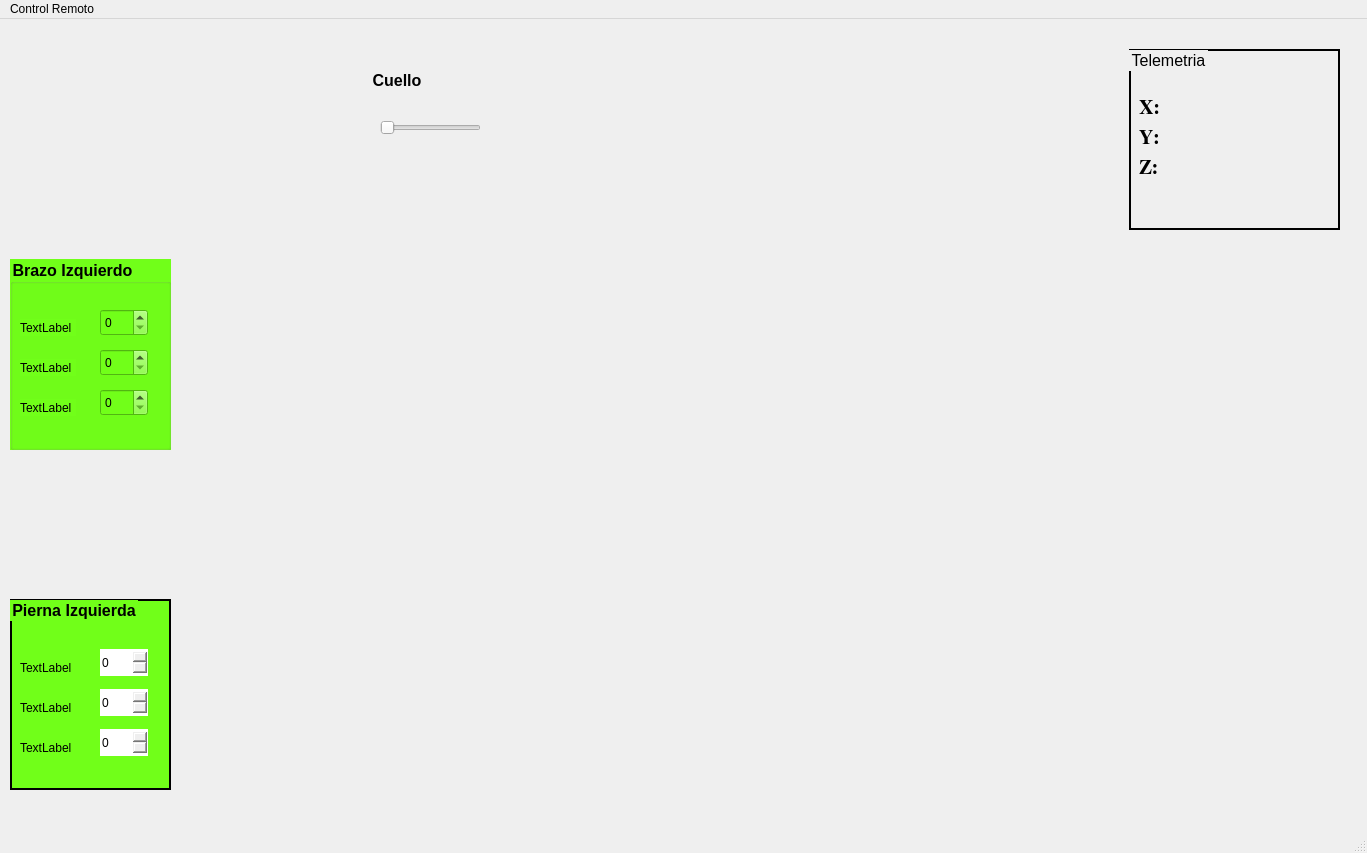
<?xml version="1.0" encoding="UTF-8"?>
<ui version="4.0">
 <class>MainWindow</class>
 <widget class="QMainWindow" name="MainWindow">
  <property name="geometry">
   <rect>
    <x>0</x>
    <y>0</y>
    <width>1367</width>
    <height>853</height>
   </rect>
  </property>
  <property name="windowTitle">
   <string>MainWindow</string>
  </property>
  <widget class="QWidget" name="centralwidget">
   <widget class="QGroupBox" name="groupBox">
    <property name="geometry">
     <rect>
      <x>1129</x>
      <y>30</y>
      <width>211</width>
      <height>181</height>
     </rect>
    </property>
    <property name="font">
     <font>
      <pointsize>12</pointsize>
     </font>
    </property>
    <property name="autoFillBackground">
     <bool>false</bool>
    </property>
    <property name="styleSheet">
     <string notr="true">border:2px solid rgb(0,0,0);</string>
    </property>
    <property name="title">
     <string>Telemetria</string>
    </property>
    <widget class="QLabel" name="label">
     <property name="geometry">
      <rect>
       <x>10</x>
       <y>50</y>
       <width>56</width>
       <height>17</height>
      </rect>
     </property>
     <property name="font">
      <font>
       <family>FreeSerif</family>
       <pointsize>15</pointsize>
       <weight>75</weight>
       <bold>true</bold>
      </font>
     </property>
     <property name="styleSheet">
      <string notr="true">border:none;</string>
     </property>
     <property name="text">
      <string>X:</string>
     </property>
    </widget>
    <widget class="QLabel" name="label_2">
     <property name="geometry">
      <rect>
       <x>10</x>
       <y>80</y>
       <width>56</width>
       <height>17</height>
      </rect>
     </property>
     <property name="font">
      <font>
       <family>FreeSerif</family>
       <pointsize>15</pointsize>
       <weight>75</weight>
       <bold>true</bold>
      </font>
     </property>
     <property name="styleSheet">
      <string notr="true">border:none;</string>
     </property>
     <property name="text">
      <string>Y:</string>
     </property>
    </widget>
    <widget class="QLabel" name="label_3">
     <property name="geometry">
      <rect>
       <x>10</x>
       <y>110</y>
       <width>56</width>
       <height>17</height>
      </rect>
     </property>
     <property name="font">
      <font>
       <family>FreeSerif</family>
       <pointsize>15</pointsize>
       <weight>75</weight>
       <bold>true</bold>
      </font>
     </property>
     <property name="styleSheet">
      <string notr="true">border:none;</string>
     </property>
     <property name="text">
      <string>Z:</string>
     </property>
    </widget>
   </widget>
   <widget class="QGroupBox" name="groupBox_2">
    <property name="geometry">
     <rect>
      <x>370</x>
      <y>50</y>
      <width>120</width>
      <height>80</height>
     </rect>
    </property>
    <property name="font">
     <font>
      <pointsize>12</pointsize>
      <weight>75</weight>
      <bold>true</bold>
     </font>
    </property>
    <property name="styleSheet">
     <string notr="true">border:solid #000000 2px;
border-color: qlineargradient(spread:pad, x1:0, y1:0, x2:1, y2:0, stop:0 rgba(0, 0, 0, 255), stop:1 rgba(255, 255, 255, 255));</string>
    </property>
    <property name="title">
     <string>Cuello</string>
    </property>
    <widget class="QSlider" name="horizontalSlider">
     <property name="geometry">
      <rect>
       <x>10</x>
       <y>50</y>
       <width>101</width>
       <height>18</height>
      </rect>
     </property>
     <property name="orientation">
      <enum>Qt::Horizontal</enum>
     </property>
    </widget>
   </widget>
   <widget class="QGroupBox" name="groupBox_3">
    <property name="geometry">
     <rect>
      <x>10</x>
      <y>240</y>
      <width>161</width>
      <height>191</height>
     </rect>
    </property>
    <property name="font">
     <font>
      <pointsize>12</pointsize>
      <weight>75</weight>
      <bold>true</bold>
     </font>
    </property>
    <property name="styleSheet">
     <string notr="true">background-color: rgb(113, 255, 25);</string>
    </property>
    <property name="title">
     <string>Brazo Izquierdo</string>
    </property>
    <widget class="QSpinBox" name="spinBox">
     <property name="geometry">
      <rect>
       <x>90</x>
       <y>50</y>
       <width>48</width>
       <height>27</height>
      </rect>
     </property>
    </widget>
    <widget class="QSpinBox" name="spinBox_2">
     <property name="geometry">
      <rect>
       <x>90</x>
       <y>90</y>
       <width>48</width>
       <height>27</height>
      </rect>
     </property>
    </widget>
    <widget class="QSpinBox" name="spinBox_3">
     <property name="geometry">
      <rect>
       <x>90</x>
       <y>130</y>
       <width>48</width>
       <height>27</height>
      </rect>
     </property>
    </widget>
    <widget class="QLabel" name="label_4">
     <property name="geometry">
      <rect>
       <x>10</x>
       <y>60</y>
       <width>56</width>
       <height>17</height>
      </rect>
     </property>
     <property name="text">
      <string>TextLabel</string>
     </property>
    </widget>
    <widget class="QLabel" name="label_5">
     <property name="geometry">
      <rect>
       <x>10</x>
       <y>100</y>
       <width>56</width>
       <height>17</height>
      </rect>
     </property>
     <property name="text">
      <string>TextLabel</string>
     </property>
    </widget>
    <widget class="QLabel" name="label_6">
     <property name="geometry">
      <rect>
       <x>10</x>
       <y>140</y>
       <width>56</width>
       <height>17</height>
      </rect>
     </property>
     <property name="text">
      <string>TextLabel</string>
     </property>
    </widget>
   </widget>
   <widget class="QGroupBox" name="groupBox_4">
    <property name="geometry">
     <rect>
      <x>10</x>
      <y>580</y>
      <width>161</width>
      <height>191</height>
     </rect>
    </property>
    <property name="font">
     <font>
      <pointsize>12</pointsize>
      <weight>75</weight>
      <bold>true</bold>
     </font>
    </property>
    <property name="styleSheet">
     <string notr="true">border:2px solid rgb(0,0,0);
background-color: rgb(113, 255, 25);</string>
    </property>
    <property name="title">
     <string>Pierna Izquierda</string>
    </property>
    <widget class="QLabel" name="label_7">
     <property name="geometry">
      <rect>
       <x>10</x>
       <y>60</y>
       <width>56</width>
       <height>17</height>
      </rect>
     </property>
     <property name="styleSheet">
      <string notr="true">border:none;</string>
     </property>
     <property name="text">
      <string>TextLabel</string>
     </property>
    </widget>
    <widget class="QLabel" name="label_8">
     <property name="geometry">
      <rect>
       <x>10</x>
       <y>100</y>
       <width>56</width>
       <height>17</height>
      </rect>
     </property>
     <property name="styleSheet">
      <string notr="true">border:none;</string>
     </property>
     <property name="text">
      <string>TextLabel</string>
     </property>
    </widget>
    <widget class="QLabel" name="label_9">
     <property name="geometry">
      <rect>
       <x>10</x>
       <y>140</y>
       <width>56</width>
       <height>17</height>
      </rect>
     </property>
     <property name="styleSheet">
      <string notr="true">border:none</string>
     </property>
     <property name="text">
      <string>TextLabel</string>
     </property>
    </widget>
    <widget class="QSpinBox" name="spinBox_4">
     <property name="geometry">
      <rect>
       <x>90</x>
       <y>50</y>
       <width>48</width>
       <height>27</height>
      </rect>
     </property>
     <property name="styleSheet">
      <string notr="true">border:none;
background:none;</string>
     </property>
    </widget>
    <widget class="QSpinBox" name="spinBox_5">
     <property name="geometry">
      <rect>
       <x>90</x>
       <y>90</y>
       <width>48</width>
       <height>27</height>
      </rect>
     </property>
     <property name="styleSheet">
      <string notr="true">background:none;
border:none</string>
     </property>
    </widget>
    <widget class="QSpinBox" name="spinBox_6">
     <property name="geometry">
      <rect>
       <x>90</x>
       <y>130</y>
       <width>48</width>
       <height>27</height>
      </rect>
     </property>
     <property name="styleSheet">
      <string notr="true">border:none;
background:none;</string>
     </property>
    </widget>
   </widget>
  </widget>
  <widget class="QMenuBar" name="menubar">
   <property name="geometry">
    <rect>
     <x>0</x>
     <y>0</y>
     <width>1367</width>
     <height>27</height>
    </rect>
   </property>
   <widget class="QMenu" name="menuControl_Remoto">
    <property name="title">
     <string>Control Remoto</string>
    </property>
   </widget>
   <addaction name="menuControl_Remoto"/>
  </widget>
  <widget class="QStatusBar" name="statusbar"/>
 </widget>
 <resources/>
 <connections/>
</ui>
